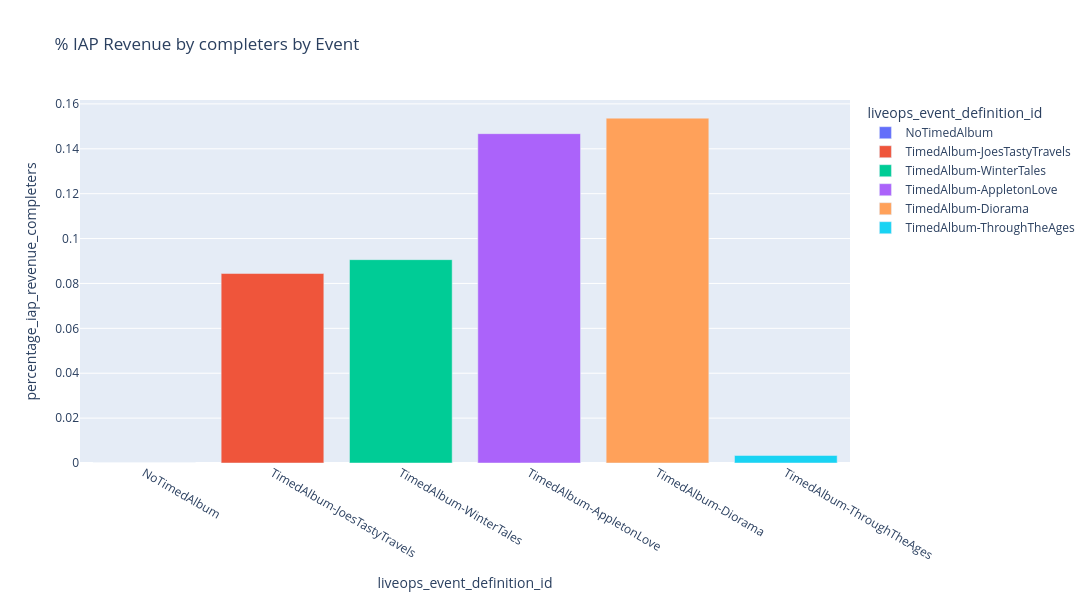
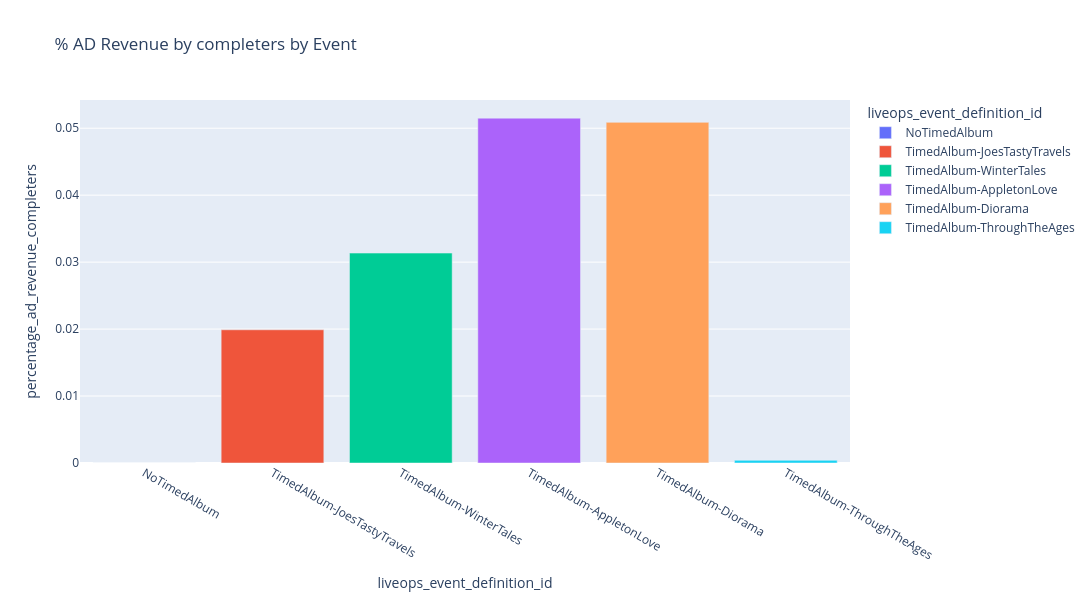

Notebook code cell kept with these figures, in order:
### Code cell
fig = px.bar(data_completers_per_event, 
              x='liveops_event_definition_id', 
              y='percentage_iap_revenue_completers',
              color='liveops_event_definition_id',
              title='% IAP Revenue by completers by Event',
              width=1200,
              height=600,
              hover_data={'percentage_iap_revenue_completers': ':.2%', 'unique_completers': True},
              category_orders={'liveops_event_definition_id': custom_order})

fig.show()

fig = px.bar(data_completers_per_event, 
              x='liveops_event_definition_id', 
              y='percentage_ad_revenue_completers',
              color='liveops_event_definition_id',
              title='% AD Revenue by completers by Event',
              width=1200,
              height=600,
              hover_data={'percentage_ad_revenue_completers': ':.2%', 'unique_completers': True},
              category_orders={'liveops_event_definition_id': custom_order})

fig.show()

### Figure 1 — Plotly figure (JSON) as saved in the notebook; plotly's stock layout.template omitted (floating-point values rounded to 4 significant figures)
{"data": [{"customdata": [[0]], "hovertemplate": "liveops_event_definition_id=%{x}<br>percentage_iap_revenue_completers=%{y:.2%}<br>unique_completers=%{customdata[0]}<extra></extra>", "legendgroup": "NoTimedAlbum", "marker": {"color": "#636efa", "pattern": {"shape": ""}}, "name": "NoTimedAlbum", "orientation": "v", "showlegend": true, "textposition": "auto", "type": "bar", "x": ["NoTimedAlbum"], "xaxis": "x", "y": [0.0], "yaxis": "y"}, {"customdata": [[2381]], "hovertemplate": "liveops_event_definition_id=%{x}<br>percentage_iap_revenue_completers=%{y:.2%}<br>unique_completers=%{customdata[0]}<extra></extra>", "legendgroup": "TimedAlbum-JoesTastyTravels", "marker": {"color": "#EF553B", "pattern": {"shape": ""}}, "name": "TimedAlbum-JoesTastyTravels", "orientation": "v", "showlegend": true, "textposition": "auto", "type": "bar", "x": ["TimedAlbum-JoesTastyTravels"], "xaxis": "x", "y": [0.08442], "yaxis": "y"}, {"customdata": [[7479]], "hovertemplate": "liveops_event_definition_id=%{x}<br>percentage_iap_revenue_completers=%{y:.2%}<br>unique_completers=%{customdata[0]}<extra></extra>", "legendgroup": "TimedAlbum-WinterTales", "marker": {"color": "#00cc96", "pattern": {"shape": ""}}, "name": "TimedAlbum-WinterTales", "orientation": "v", "showlegend": true, "textposition": "auto", "type": "bar", "x": ["TimedAlbum-WinterTales"], "xaxis": "x", "y": [0.09061], "yaxis": "y"}, {"customdata": [[12559]], "hovertemplate": "liveops_event_definition_id=%{x}<br>percentage_iap_revenue_completers=%{y:.2%}<br>unique_completers=%{customdata[0]}<extra></extra>", "legendgroup": "TimedAlbum-AppletonLove", "marker": {"color": "#ab63fa", "pattern": {"shape": ""}}, "name": "TimedAlbum-AppletonLove", "orientation": "v", "showlegend": true, "textposition": "auto", "type": "bar", "x": ["TimedAlbum-AppletonLove"], "xaxis": "x", "y": [0.1467], "yaxis": "y"}, {"customdata": [[9390]], "hovertemplate": "liveops_event_definition_id=%{x}<br>percentage_iap_revenue_completers=%{y:.2%}<br>unique_completers=%{customdata[0]}<extra></extra>", "legendgroup": "TimedAlbum-Diorama", "marker": {"color": "#FFA15A", "pattern": {"shape": ""}}, "name": "TimedAlbum-Diorama", "orientation": "v", "showlegend": true, "textposition": "auto", "type": "bar", "x": ["TimedAlbum-Diorama"], "xaxis": "x", "y": [0.1537], "yaxis": "y"}, {"customdata": [[5]], "hovertemplate": "liveops_event_definition_id=%{x}<br>percentage_iap_revenue_completers=%{y:.2%}<br>unique_completers=%{customdata[0]}<extra></extra>", "legendgroup": "TimedAlbum-ThroughTheAges", "marker": {"color": "#19d3f3", "pattern": {"shape": ""}}, "name": "TimedAlbum-ThroughTheAges", "orientation": "v", "showlegend": true, "textposition": "auto", "type": "bar", "x": ["TimedAlbum-ThroughTheAges"], "xaxis": "x", "y": [0.003355], "yaxis": "y"}], "layout": {"barmode": "relative", "height": 600, "legend": {"title": {"text": "liveops_event_definition_id"}, "tracegroupgap": 0}, "title": {"text": "% IAP Revenue by completers by Event"}, "width": 1200, "xaxis": {"anchor": "y", "categoryarray": ["NoTimedAlbum", "TimedAlbum-JoesTastyTravels", "TimedAlbum-WinterTales", "TimedAlbum-AppletonLove", "TimedAlbum-Diorama", "TimedAlbum-ThroughTheAges"], "categoryorder": "array", "domain": [0, 1], "title": {"text": "liveops_event_definition_id"}}, "yaxis": {"anchor": "x", "domain": [0, 1], "title": {"text": "percentage_iap_revenue_completers"}}}}

### Figure 2 — Plotly figure (JSON) as saved in the notebook; plotly's stock layout.template omitted (floating-point values rounded to 4 significant figures)
{"data": [{"customdata": [[0]], "hovertemplate": "liveops_event_definition_id=%{x}<br>percentage_ad_revenue_completers=%{y:.2%}<br>unique_completers=%{customdata[0]}<extra></extra>", "legendgroup": "NoTimedAlbum", "marker": {"color": "#636efa", "pattern": {"shape": ""}}, "name": "NoTimedAlbum", "orientation": "v", "showlegend": true, "textposition": "auto", "type": "bar", "x": ["NoTimedAlbum"], "xaxis": "x", "y": [0.0], "yaxis": "y"}, {"customdata": [[2381]], "hovertemplate": "liveops_event_definition_id=%{x}<br>percentage_ad_revenue_completers=%{y:.2%}<br>unique_completers=%{customdata[0]}<extra></extra>", "legendgroup": "TimedAlbum-JoesTastyTravels", "marker": {"color": "#EF553B", "pattern": {"shape": ""}}, "name": "TimedAlbum-JoesTastyTravels", "orientation": "v", "showlegend": true, "textposition": "auto", "type": "bar", "x": ["TimedAlbum-JoesTastyTravels"], "xaxis": "x", "y": [0.01989], "yaxis": "y"}, {"customdata": [[7479]], "hovertemplate": "liveops_event_definition_id=%{x}<br>percentage_ad_revenue_completers=%{y:.2%}<br>unique_completers=%{customdata[0]}<extra></extra>", "legendgroup": "TimedAlbum-WinterTales", "marker": {"color": "#00cc96", "pattern": {"shape": ""}}, "name": "TimedAlbum-WinterTales", "orientation": "v", "showlegend": true, "textposition": "auto", "type": "bar", "x": ["TimedAlbum-WinterTales"], "xaxis": "x", "y": [0.03135], "yaxis": "y"}, {"customdata": [[12559]], "hovertemplate": "liveops_event_definition_id=%{x}<br>percentage_ad_revenue_completers=%{y:.2%}<br>unique_completers=%{customdata[0]}<extra></extra>", "legendgroup": "TimedAlbum-AppletonLove", "marker": {"color": "#ab63fa", "pattern": {"shape": ""}}, "name": "TimedAlbum-AppletonLove", "orientation": "v", "showlegend": true, "textposition": "auto", "type": "bar", "x": ["TimedAlbum-AppletonLove"], "xaxis": "x", "y": [0.0515], "yaxis": "y"}, {"customdata": [[9390]], "hovertemplate": "liveops_event_definition_id=%{x}<br>percentage_ad_revenue_completers=%{y:.2%}<br>unique_completers=%{customdata[0]}<extra></extra>", "legendgroup": "TimedAlbum-Diorama", "marker": {"color": "#FFA15A", "pattern": {"shape": ""}}, "name": "TimedAlbum-Diorama", "orientation": "v", "showlegend": true, "textposition": "auto", "type": "bar", "x": ["TimedAlbum-Diorama"], "xaxis": "x", "y": [0.05087], "yaxis": "y"}, {"customdata": [[5]], "hovertemplate": "liveops_event_definition_id=%{x}<br>percentage_ad_revenue_completers=%{y:.2%}<br>unique_completers=%{customdata[0]}<extra></extra>", "legendgroup": "TimedAlbum-ThroughTheAges", "marker": {"color": "#19d3f3", "pattern": {"shape": ""}}, "name": "TimedAlbum-ThroughTheAges", "orientation": "v", "showlegend": true, "textposition": "auto", "type": "bar", "x": ["TimedAlbum-ThroughTheAges"], "xaxis": "x", "y": [0.0003986], "yaxis": "y"}], "layout": {"barmode": "relative", "height": 600, "legend": {"title": {"text": "liveops_event_definition_id"}, "tracegroupgap": 0}, "title": {"text": "% AD Revenue by completers by Event"}, "width": 1200, "xaxis": {"anchor": "y", "categoryarray": ["NoTimedAlbum", "TimedAlbum-JoesTastyTravels", "TimedAlbum-WinterTales", "TimedAlbum-AppletonLove", "TimedAlbum-Diorama", "TimedAlbum-ThroughTheAges"], "categoryorder": "array", "domain": [0, 1], "title": {"text": "liveops_event_definition_id"}}, "yaxis": {"anchor": "x", "domain": [0, 1], "title": {"text": "percentage_ad_revenue_completers"}}}}
